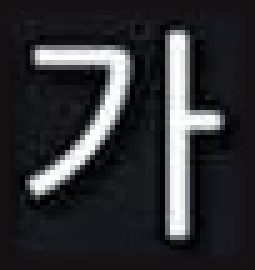
#> input picture hwang/imgSet/standard/002.png, 51 x 54 px (shown 5 times larger); its folder holds 4 pictures in this run
$ python imageDetectFromFont.py
#> lines starting #> are read from the running program, lines starting #| are printed output that depends on the picture; after the words box and inside, x2 and y2 are one past the last pixel; in counts of white or black regions, pixels touching at a corner belong together
import glob
import cv2 as cv
import random


images = glob.glob("hwang/imgSet/standard/*.*")
# images = glob.glob("C:\\Users\\narun\\Desktop\\malgun\\*.*")
count = 0
size = len(images)
randomCount = random.randrange(1, size)
tempMaxRate = 0
tempMinRate = 1

# standard 폴더 내의 모든 이미지를 체크한다.
for fname in images:
    imgStandard = cv.imread(fname)
#> imgStandard is the input picture: shape (54, 51, 3); mean B, G, R 51.4, 48.7, 48.4
    imgGrayscale = cv.cvtColor(imgStandard, cv.COLOR_BGR2GRAY)
    ret, imgBinary = cv.threshold(imgGrayscale, 127, 255, cv.THRESH_BINARY_INV|cv.THRESH_OTSU)
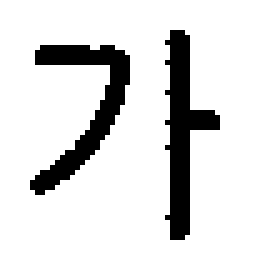
#> imgBinary: shape (54, 51) (shown 5 times larger); 85.8% white; 2 black regions, box (x1, y1, x2, y2) and area: (33, 6, 44, 48) 195, (6, 9, 26, 39) 195
#> ret = 117
    contours, hierarchy = cv.findContours(imgBinary, cv.RETR_EXTERNAL, cv.CHAIN_APPROX_SIMPLE)
#> contours = [[[0, 0], [0, 53], [50, 53], [50, 0]]]

    boxPoint = []
    for i in range(len(contours)):
        # contours로 찾아낸 물체
        cnt = contours[i]
        area = cv.contourArea(cnt)
        x, y, w, h = cv.boundingRect(cnt)
        # 찾아낸 영역의 x,y,w,h값 저장
        boxPoint.append(cv.boundingRect(cnt))
#> this loop made 1 pass
#> (cnt, area, x, y, w, h) on pass 1: ([[0, 0], [0, 53], [50, 53], [50, 0]], 2650, 0, 0, 51, 54)
#> after the loop, boxPoint = [(0, 0, 51, 54)]

    # 0번째 contour의 종횡비
    whRate = round((boxPoint[0][2] / boxPoint[0][3]), 2)
#> whRate = 0.94
    contourCount = len(contours)
#> contourCount = 1
    print('name = ', fname, 'rate = ', whRate, 'count = ', contourCount)
#| name =  hwang/imgSet/standard/002.png rate =  0.94 count =  1


    # 테두리 치기
    minX = boxPoint[0][0]
#> minX = 0
    maxX = boxPoint[0][0] + boxPoint[0][2]
#> maxX = 51
    minY = boxPoint[0][1]
#> minY = 0
    maxY = boxPoint[0][1] + boxPoint[0][3]
#> maxY = 54

    for m in range(len(boxPoint)):
        if minX > boxPoint[m][0]:
            minX = boxPoint[m][0]

        if maxX < boxPoint[m][0] + boxPoint[m][2]:
            maxX = boxPoint[m][0] + boxPoint[m][2]

        if minY > boxPoint[m][1]:
            minY = boxPoint[m][1]

        if maxY < boxPoint[m][1] + boxPoint[m][3]:
            maxY = boxPoint[m][1] + boxPoint[m][3]
#> this loop made 1 pass
#> after the loop, maxX = 51; maxY = 54; minX = 0; minY = 0

    imgCut = imgStandard[minY:maxY, minX:maxX]

    fullImageWidth = maxX - minX
#> fullImageWidth = 51
    fullImageHeight = maxY - minY
#> fullImageHeight = 54
    ###############################################
    # 종횡비 구하기
    whRate = round(fullImageWidth/fullImageHeight, 2)
    print(whRate)
#| 0.94
#> pass 2 of the loop `for fname in images:`:
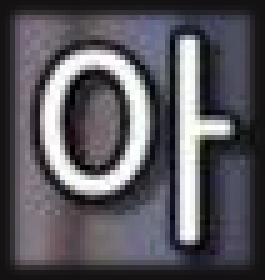
#> input picture hwang/imgSet/standard/003.png, 53 x 56 px (shown 5 times larger)
#> imgStandard is the input picture: shape (56, 53, 3); mean B, G, R 92.1, 85.7, 88
#> imgGrayscale: shape (56, 53)
#> `ret, imgBinary = cv.threshold(imgGrayscale, 127, 255, cv.THRESH_BINARY..`:
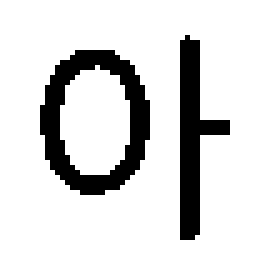
#> imgBinary: shape (56, 53) (shown 5 times larger); 85.2% white; 2 black regions, box (x1, y1, x2, y2) and area: (8, 10, 30, 39) 262, (36, 7, 46, 48) 178
#> ret = 143
#> contours = [[[0, 0], [0, 55], [52, 55], [52, 0]]]
#> the loop `for i in range(len(contours)):` made 1 pass
#> (cnt, area, x, y, w, h) on pass 1: ([[0, 0], [0, 55], [52, 55], [52, 0]], 2860, 0, 0, 53, 56)
#> after the loop `for i in range(len(contours)):`: boxPoint = [(0, 0, 53, 56)]
#> whRate = 0.95
#| name =  hwang/imgSet/standard/003.png rate =  0.95 count =  1
#> `maxX = boxPoint[0][0] + boxPoint[0][2]`: maxX = 53
#> `maxY = boxPoint[0][1] + boxPoint[0][3]`: maxY = 56
#> the loop `for m in range(len(boxPoint)):` made 1 pass
#> after the loop `for m in range(len(boxPoint)):`: maxX = 53; maxY = 56; minX = 0
#> fullImageWidth = 53
#> fullImageHeight = 56
#| 0.95
#> pass 3 of the loop `for fname in images:`:
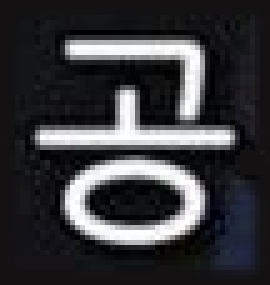
#> input picture hwang/imgSet/standard/004.png, 54 x 57 px (shown 5 times larger)
#> imgStandard is the input picture: shape (57, 54, 3); mean B, G, R 59.6, 56.9, 56.6
#> imgGrayscale: shape (57, 54)
#> `ret, imgBinary = cv.threshold(imgGrayscale, 127, 255, cv.THRESH_BINARY..`:
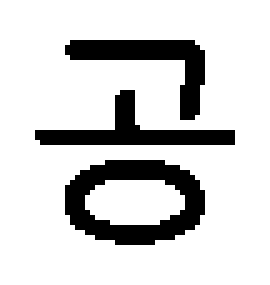
#> imgBinary: shape (57, 54) (shown 5 times larger); 82.3% white; 3 black regions, box (x1, y1, x2, y2) and area: (13, 32, 41, 49) 240, (13, 8, 41, 24) 154, (7, 18, 47, 29) 151
#> ret = 119
#> contours = [[[0, 0], [0, 56], [53, 56], [53, 0]]]
#> the loop `for i in range(len(contours)):` made 1 pass
#> (cnt, area, x, y, w, h) on pass 1: ([[0, 0], [0, 56], [53, 56], [53, 0]], 2968, 0, 0, 54, 57)
#> after the loop `for i in range(len(contours)):`: boxPoint = [(0, 0, 54, 57)]
#| name =  hwang/imgSet/standard/004.png rate =  0.95 count =  1
#> `maxX = boxPoint[0][0] + boxPoint[0][2]`: maxX = 54
#> `maxY = boxPoint[0][1] + boxPoint[0][3]`: maxY = 57
#> after the loop `for m in range(len(boxPoint)):`: maxX = 54; maxY = 57; minX = 0
#> fullImageWidth = 54
#> fullImageHeight = 57
#| 0.95
#> the loop made 4 passes; the first 3 are shown
    # [8 lines of commented-out code are left out]
